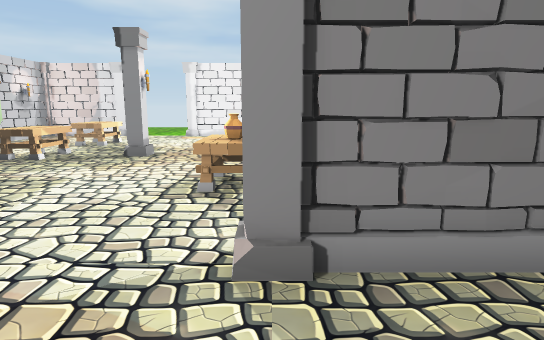
View 1 (above)

20 first-person views from a walk through a scene from a Unity 3-D project. The camera is 1.5 m above the floor, tilts 10° down and sees 75° across. The floor is counted in squares, 1 m on a side. Each view is taken from the middle of a square. On the plan, view 1 faces up. The plan holds only what a view shows up to about 16 squares ahead; the rest is blank. The place goes on beyond the plan.

View 2
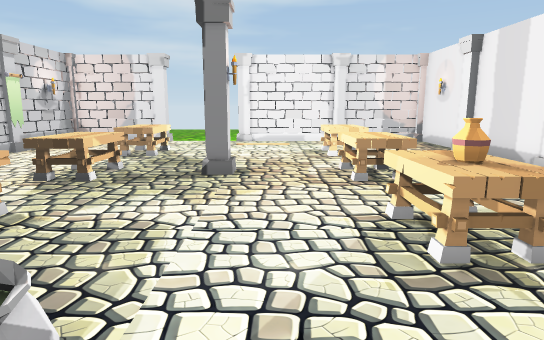

View 3
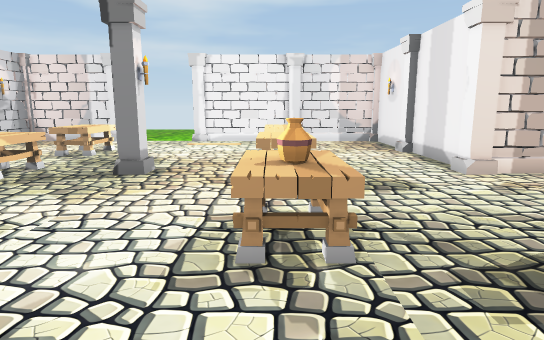

View 4
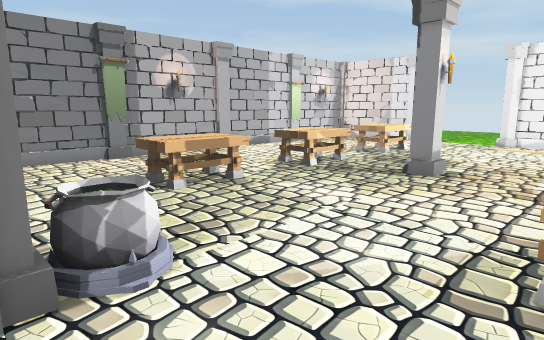

View 5
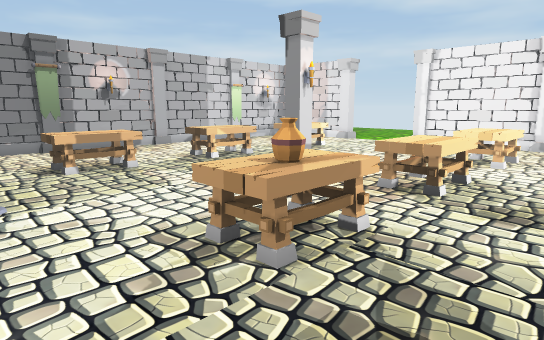

View 6
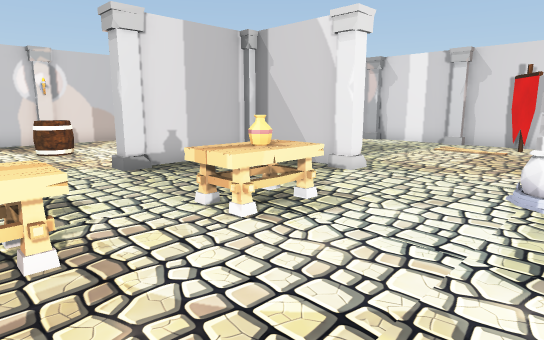

View 7
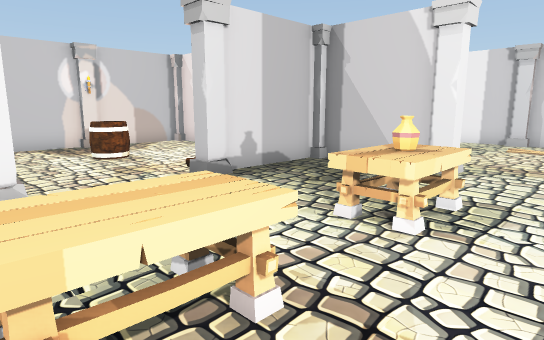

View 8
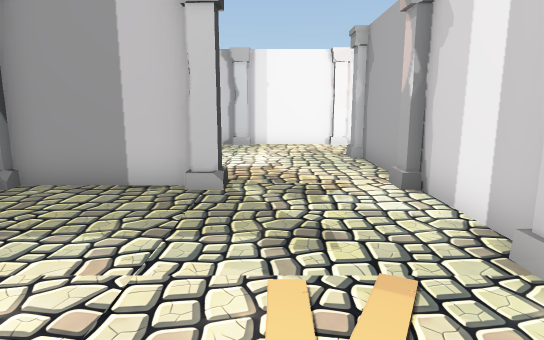

View 9
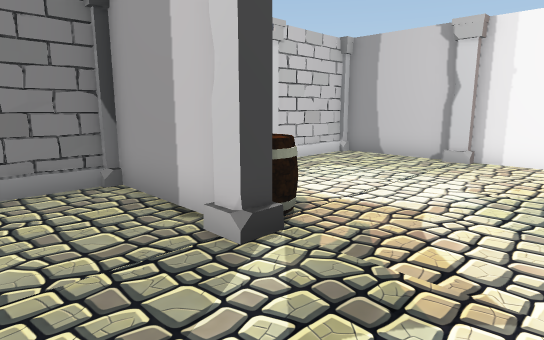

View 10
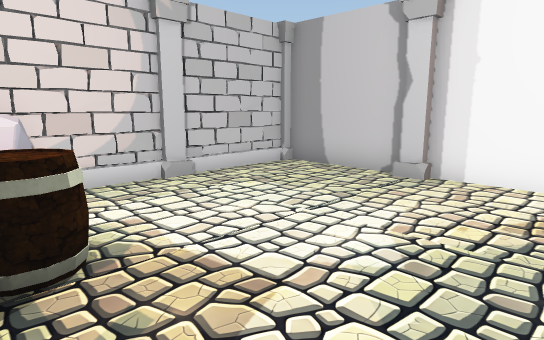

View 11
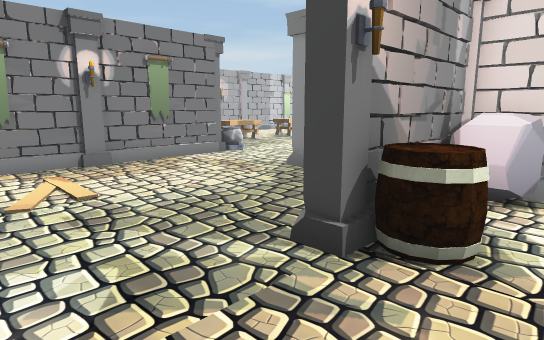

View 12
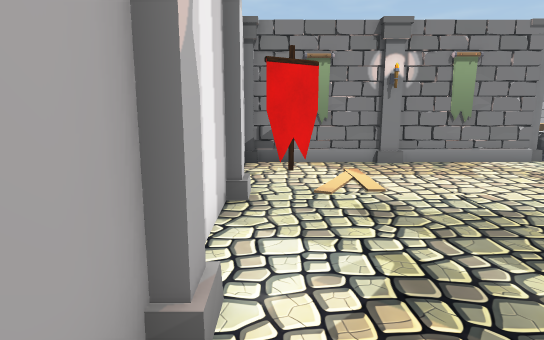

View 13
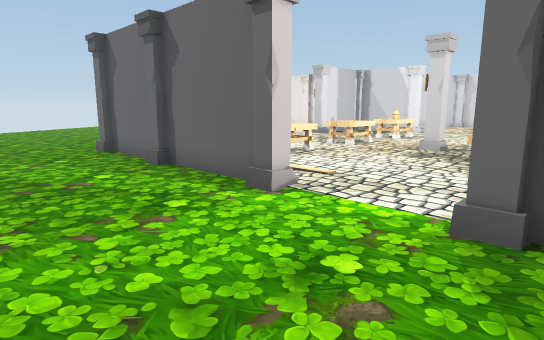

View 14
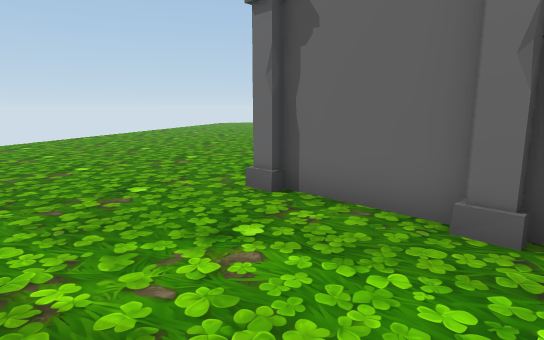

View 15
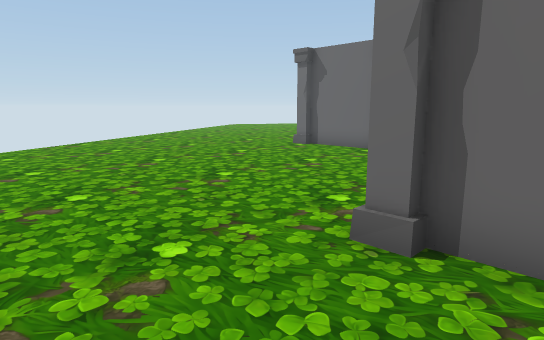

View 16
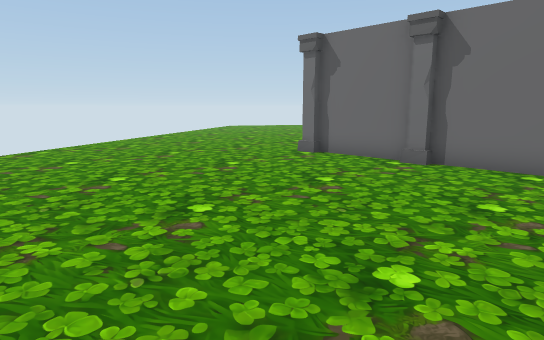

View 17
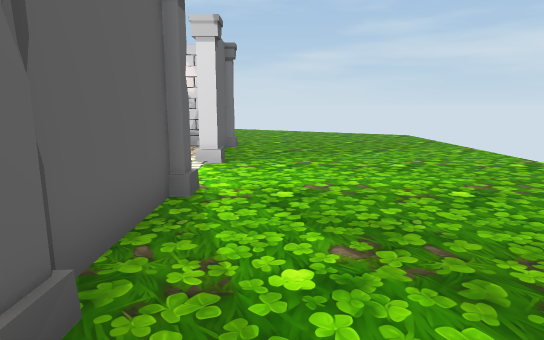

View 18
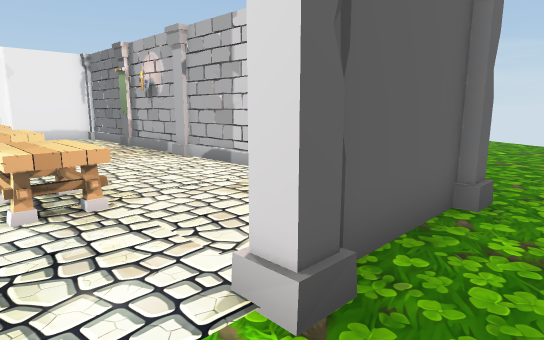

View 19
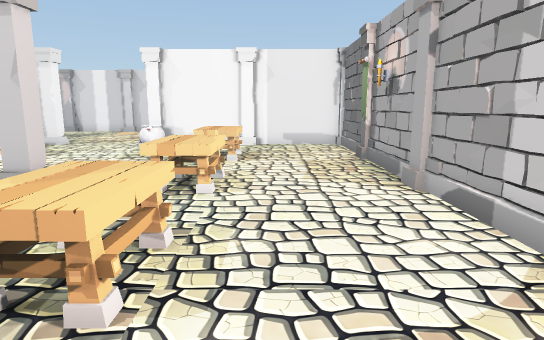

View 20
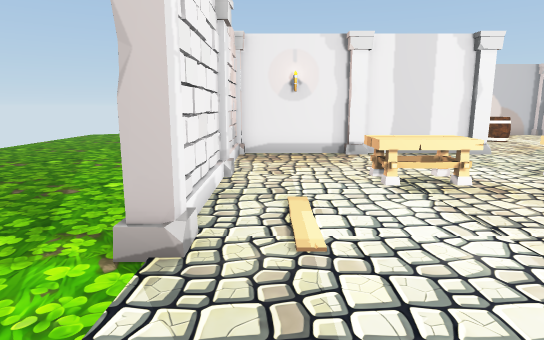

### Floor plan
Points are (right, up) in squares from view 1. A wall is a line through its corners. A room is listed if a view was taken in it or the views show most of it. See-through windows are left out.
Room 1 (views 1, 2, 3, 4, 5, 6, 7, 8, 9, 10, 11, 12, 13, 14, 15, 16, 17, 18, 19, 20)
walls: (3.8, 11.5) (3.8, 18.5); (5.1, 11.2) (11.5, 11.2); (5.4, 11.1) (4.4, 11.1); (3.5, 19.1) (-3.6, 19.1); (3.8, 3.4) (3.8, 6.6); (0.4, 3.2) (3.5, 3.2); (-3.6, 19.2) (3.5, 19.2); (3.9, 3) (3.9, -0.4); (-3.9, 2.5) (-3.9, -0.5); (10.5, 3.2) (11.2, 3.2); (-8.4, 19.1) (-11.5, 19.1); (3.8, -0.5) (3.8, 3); (11.8, 3.6) (11.8, 9.8); (11.5, 3.1) (0.4, 3.1); (-11.9, 14.5) (-11.9, 7.4); (-3.9, -1.5) (-3.9, -4.5); (-11.9, 6.6) (-11.9, 3.6); (-11.5, 19.2) (-8.5, 19.2); (-11.9, 18.5) (-11.9, 15.4); (-11.5, 3.2) (-4.5, 3.2); (-2.9, -4.8) (7.5, -4.8); (11.8, -3.5) (11.8, 2.5)
ways out: opening at (9.5, -4.2); opening at (14.5, 10.8)
objects: column (-12, 7); column (-12, 11); column (-12, 15); column (-12, 19); table (-8, 6) to (-7, 8); table (-8, 10) to (-7, 12); table (-8, 14) to (-7, 16); column (-8, 19); pot (-5, 4) to (-4, 5); column (-4, 3) to (-4, 4); column (-4, 11); column (-4, 19); other object (-3, -4) to (-2, -3); table (-1, 6) to (0, 8); table (-1, 10) to (0, 12); table (-1, 14) to (0, 16); column (0, 3); column (0, 19); column (4, -1); column (4, 7); column (4, 11); column (4, 15); column (4, 19); barrel (5, -1) to (5, 0); rock (5, 2); column (8, 3); barrel (8, 7) to (9, 8); column (8, 11); column (12, 11)

Positions as (right, up) in squares from view 1, and headings:
1: (0, 0), facing up
2: (-3, 3), facing up
3: (-1, 3), facing up
4: (-1, 3), facing up-left
5: (2, 4), facing up-left
6: (-5, 11), facing down-right
7: (-3, 12), facing down-right
8: (-3, -2), facing right
9: (1, -4), facing up-right
10: (4, -4), facing up-right
11: (6, -4), facing up-left
12: (6, -4), facing left
13: (-9, 24), facing down-right
14: (-1, 24), facing down-right
15: (2, 23), facing down-right
16: (4, 21), facing down-right
17: (2, 21), facing left
18: (-6, 21), facing down-left
19: (-9, 18), facing down
20: (-8, 18), facing right
